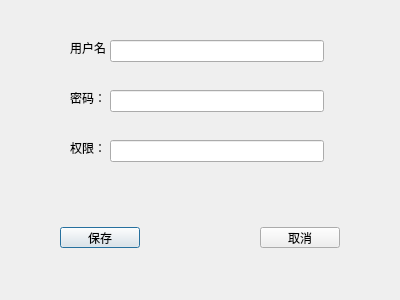
<?xml version="1.0" encoding="UTF-8"?>
<ui version="4.0">
 <class>Dlg_AddUser</class>
 <widget class="QDialog" name="Dlg_AddUser">
  <property name="geometry">
   <rect>
    <x>0</x>
    <y>0</y>
    <width>400</width>
    <height>300</height>
   </rect>
  </property>
  <property name="minimumSize">
   <size>
    <width>400</width>
    <height>300</height>
   </size>
  </property>
  <property name="maximumSize">
   <size>
    <width>400</width>
    <height>300</height>
   </size>
  </property>
  <property name="windowTitle">
   <string>Dialog</string>
  </property>
  <widget class="QLineEdit" name="le_username">
   <property name="geometry">
    <rect>
     <x>110</x>
     <y>40</y>
     <width>214</width>
     <height>22</height>
    </rect>
   </property>
  </widget>
  <widget class="QLineEdit" name="le_password">
   <property name="geometry">
    <rect>
     <x>110</x>
     <y>90</y>
     <width>214</width>
     <height>22</height>
    </rect>
   </property>
  </widget>
  <widget class="QLineEdit" name="le_auth">
   <property name="geometry">
    <rect>
     <x>110</x>
     <y>140</y>
     <width>214</width>
     <height>22</height>
    </rect>
   </property>
  </widget>
  <widget class="QLabel" name="label">
   <property name="geometry">
    <rect>
     <x>70</x>
     <y>40</y>
     <width>41</width>
     <height>16</height>
    </rect>
   </property>
   <property name="text">
    <string>用户名：</string>
   </property>
  </widget>
  <widget class="QLabel" name="label_2">
   <property name="geometry">
    <rect>
     <x>70</x>
     <y>90</y>
     <width>31</width>
     <height>16</height>
    </rect>
   </property>
   <property name="text">
    <string>密码：</string>
   </property>
  </widget>
  <widget class="QLabel" name="label_3">
   <property name="geometry">
    <rect>
     <x>70</x>
     <y>140</y>
     <width>31</width>
     <height>16</height>
    </rect>
   </property>
   <property name="text">
    <string>权限：</string>
   </property>
  </widget>
  <widget class="QPushButton" name="btn_save2">
   <property name="geometry">
    <rect>
     <x>60</x>
     <y>227</y>
     <width>80</width>
     <height>21</height>
    </rect>
   </property>
   <property name="text">
    <string>保存</string>
   </property>
  </widget>
  <widget class="QPushButton" name="btn_cancel2">
   <property name="geometry">
    <rect>
     <x>260</x>
     <y>227</y>
     <width>80</width>
     <height>21</height>
    </rect>
   </property>
   <property name="text">
    <string>取消</string>
   </property>
  </widget>
 </widget>
 <resources/>
 <connections/>
</ui>
